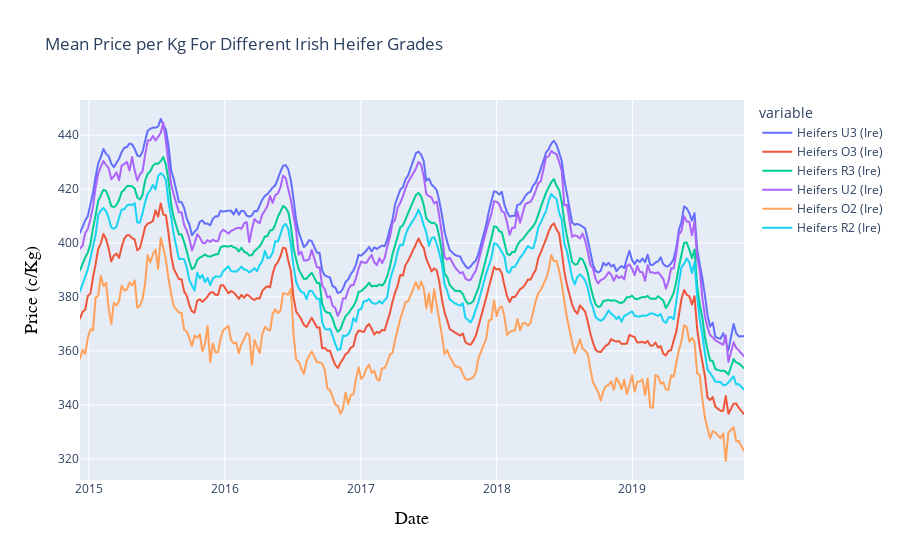

Notebook code for this chart:
### Code cell
#create interactive graph using plotly
import plotly.express as px

fig = px.line(df, x="Date", y=["Heifers U3 (Ire)", "Heifers O3 (Ire)", "Heifers R3 (Ire)","Heifers U2 (Ire)","Heifers O2 (Ire)","Heifers R2 (Ire)"],
             labels={
                'x':"Animal Grade",
                'value':"Price (c/Kg)"
            },
             title="Mean Price per Kg For Different Irish Heifer Grades")

fig.update_xaxes(title_font=dict(size=18, family='Courier', color='black'))
fig.update_yaxes(title_font=dict(size=18, family='Courier', color='black'))
fig.show()

### Figure 1 — Plotly figure (JSON) as saved in the notebook; plotly's stock layout.template omitted (floating-point values rounded to 4 significant figures; data arrays with more than 128 entries replaced by an {"elided": "..."} marker saying what was removed)
{"data": [{"hovertemplate": "variable=Heifers U3 (Ire)<br>Date=%{x}<br>Price (c/Kg)=%{y}<extra></extra>", "legendgroup": "Heifers U3 (Ire)", "line": {"color": "#636efa", "dash": "solid"}, "marker": {"symbol": "circle"}, "mode": "lines", "name": "Heifers U3 (Ire)", "showlegend": true, "type": "scattergl", "x": {"elided": "242 str values"}, "xaxis": "x", "y": {"elided": "242 float values"}, "yaxis": "y"}, {"hovertemplate": "variable=Heifers O3 (Ire)<br>Date=%{x}<br>Price (c/Kg)=%{y}<extra></extra>", "legendgroup": "Heifers O3 (Ire)", "line": {"color": "#EF553B", "dash": "solid"}, "marker": {"symbol": "circle"}, "mode": "lines", "name": "Heifers O3 (Ire)", "showlegend": true, "type": "scattergl", "x": {"elided": "242 str values"}, "xaxis": "x", "y": {"elided": "242 float values"}, "yaxis": "y"}, {"hovertemplate": "variable=Heifers R3 (Ire)<br>Date=%{x}<br>Price (c/Kg)=%{y}<extra></extra>", "legendgroup": "Heifers R3 (Ire)", "line": {"color": "#00cc96", "dash": "solid"}, "marker": {"symbol": "circle"}, "mode": "lines", "name": "Heifers R3 (Ire)", "showlegend": true, "type": "scattergl", "x": {"elided": "242 str values"}, "xaxis": "x", "y": {"elided": "242 float values"}, "yaxis": "y"}, {"hovertemplate": "variable=Heifers U2 (Ire)<br>Date=%{x}<br>Price (c/Kg)=%{y}<extra></extra>", "legendgroup": "Heifers U2 (Ire)", "line": {"color": "#ab63fa", "dash": "solid"}, "marker": {"symbol": "circle"}, "mode": "lines", "name": "Heifers U2 (Ire)", "showlegend": true, "type": "scattergl", "x": {"elided": "242 str values"}, "xaxis": "x", "y": {"elided": "242 float values"}, "yaxis": "y"}, {"hovertemplate": "variable=Heifers O2 (Ire)<br>Date=%{x}<br>Price (c/Kg)=%{y}<extra></extra>", "legendgroup": "Heifers O2 (Ire)", "line": {"color": "#FFA15A", "dash": "solid"}, "marker": {"symbol": "circle"}, "mode": "lines", "name": "Heifers O2 (Ire)", "showlegend": true, "type": "scattergl", "x": {"elided": "242 str values"}, "xaxis": "x", "y": {"elided": "242 float values"}, "yaxis": "y"}, {"hovertemplate": "variable=Heifers R2 (Ire)<br>Date=%{x}<br>Price (c/Kg)=%{y}<extra></extra>", "legendgroup": "Heifers R2 (Ire)", "line": {"color": "#19d3f3", "dash": "solid"}, "marker": {"symbol": "circle"}, "mode": "lines", "name": "Heifers R2 (Ire)", "showlegend": true, "type": "scattergl", "x": {"elided": "242 str values"}, "xaxis": "x", "y": {"elided": "242 float values"}, "yaxis": "y"}], "layout": {"legend": {"title": {"text": "variable"}, "tracegroupgap": 0}, "title": {"text": "Mean Price per Kg For Different Irish Heifer Grades"}, "xaxis": {"anchor": "y", "domain": [0, 1], "title": {"font": {"color": "black", "family": "Courier", "size": 18}, "text": "Date"}}, "yaxis": {"anchor": "x", "domain": [0, 1], "title": {"font": {"color": "black", "family": "Courier", "size": 18}, "text": "Price (c/Kg)"}}}}
